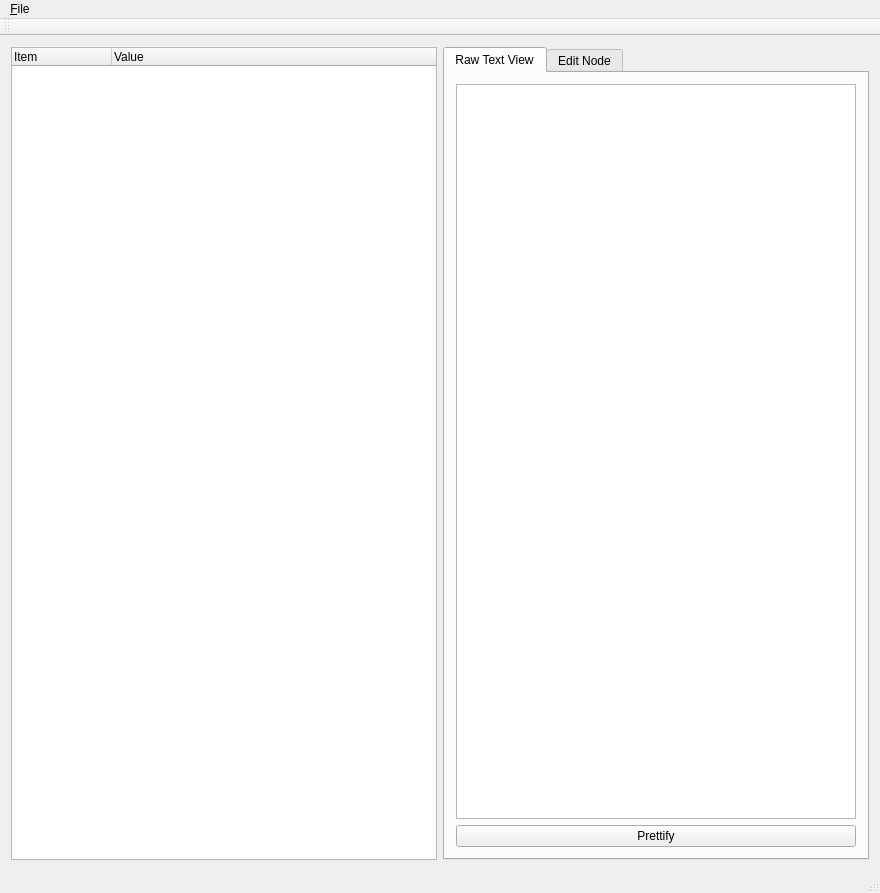
<?xml version="1.0" encoding="UTF-8"?>
<ui version="4.0">
 <class>MainWindow</class>
 <widget class="QMainWindow" name="MainWindow">
  <property name="geometry">
   <rect>
    <x>0</x>
    <y>0</y>
    <width>880</width>
    <height>686</height>
   </rect>
  </property>
  <property name="windowTitle">
   <string>MainWindow</string>
  </property>
  <widget class="QWidget" name="centralWidget">
   <layout class="QHBoxLayout" name="horizontalLayout">
    <item>
     <widget class="QTreeWidget" name="treeWidget">
      <property name="animated">
       <bool>false</bool>
      </property>
      <property name="columnCount">
       <number>2</number>
      </property>
      <column>
       <property name="text">
        <string>Item</string>
       </property>
      </column>
      <column>
       <property name="text">
        <string>Value</string>
       </property>
      </column>
     </widget>
    </item>
    <item>
     <widget class="QTabWidget" name="tabWidget">
      <property name="currentIndex">
       <number>0</number>
      </property>
      <widget class="QWidget" name="tab">
       <attribute name="title">
        <string>Raw Text View</string>
       </attribute>
       <layout class="QVBoxLayout" name="verticalLayout_2">
        <item>
         <widget class="QTextEdit" name="textEdit"/>
        </item>
        <item>
         <widget class="QPushButton" name="pushButton">
          <property name="text">
           <string>Prettify</string>
          </property>
         </widget>
        </item>
       </layout>
      </widget>
      <widget class="QWidget" name="tab_2">
       <attribute name="title">
        <string>Edit Node</string>
       </attribute>
       <layout class="QVBoxLayout" name="verticalLayout">
        <item>
         <widget class="QGroupBox" name="groupBox">
          <property name="sizePolicy">
           <sizepolicy hsizetype="Preferred" vsizetype="Fixed">
            <horstretch>0</horstretch>
            <verstretch>0</verstretch>
           </sizepolicy>
          </property>
          <property name="title">
           <string>Type</string>
          </property>
          <layout class="QVBoxLayout" name="verticalLayout_3">
           <property name="sizeConstraint">
            <enum>QLayout::SetDefaultConstraint</enum>
           </property>
           <item>
            <widget class="QComboBox" name="typeSelector">
             <item>
              <property name="text">
               <string>Bool</string>
              </property>
             </item>
             <item>
              <property name="text">
               <string>Double</string>
              </property>
             </item>
             <item>
              <property name="text">
               <string>String</string>
              </property>
             </item>
             <item>
              <property name="text">
               <string>Array</string>
              </property>
             </item>
             <item>
              <property name="text">
               <string>Object</string>
              </property>
             </item>
            </widget>
           </item>
          </layout>
         </widget>
        </item>
        <item>
         <widget class="QGroupBox" name="groupBox_2">
          <property name="sizePolicy">
           <sizepolicy hsizetype="Preferred" vsizetype="Minimum">
            <horstretch>0</horstretch>
            <verstretch>0</verstretch>
           </sizepolicy>
          </property>
          <property name="title">
           <string>Value</string>
          </property>
          <layout class="QVBoxLayout" name="verticalLayout_4">
           <item>
            <widget class="QTableWidget" name="objectTable">
             <property name="enabled">
              <bool>true</bool>
             </property>
             <property name="sizePolicy">
              <sizepolicy hsizetype="Expanding" vsizetype="MinimumExpanding">
               <horstretch>0</horstretch>
               <verstretch>0</verstretch>
              </sizepolicy>
             </property>
             <property name="visible">
              <bool>false</bool>
             </property>
             <attribute name="horizontalHeaderCascadingSectionResizes">
              <bool>false</bool>
             </attribute>
             <attribute name="horizontalHeaderDefaultSectionSize">
              <number>142</number>
             </attribute>
             <attribute name="horizontalHeaderShowSortIndicator" stdset="0">
              <bool>true</bool>
             </attribute>
             <attribute name="horizontalHeaderStretchLastSection">
              <bool>true</bool>
             </attribute>
             <attribute name="verticalHeaderDefaultSectionSize">
              <number>30</number>
             </attribute>
             <column>
              <property name="text">
               <string>Key</string>
              </property>
             </column>
             <column>
              <property name="text">
               <string>Value</string>
              </property>
             </column>
            </widget>
           </item>
           <item>
            <widget class="QListWidget" name="arrayList">
             <property name="sizePolicy">
              <sizepolicy hsizetype="Expanding" vsizetype="MinimumExpanding">
               <horstretch>0</horstretch>
               <verstretch>0</verstretch>
              </sizepolicy>
             </property>
             <property name="visible">
              <bool>false</bool>
             </property>
            </widget>
           </item>
           <item alignment="Qt::AlignTop">
            <widget class="QDoubleSpinBox" name="doubleValue">
             <property name="visible">
              <bool>false</bool>
             </property>
            </widget>
           </item>
           <item>
            <widget class="QPlainTextEdit" name="stringEdit">
             <property name="sizePolicy">
              <sizepolicy hsizetype="Expanding" vsizetype="MinimumExpanding">
               <horstretch>0</horstretch>
               <verstretch>0</verstretch>
              </sizepolicy>
             </property>
             <property name="visible">
              <bool>false</bool>
             </property>
            </widget>
           </item>
           <item alignment="Qt::AlignTop">
            <widget class="QRadioButton" name="boolButton">
             <property name="visible">
              <bool>false</bool>
             </property>
             <property name="text">
              <string>RadioButton</string>
             </property>
            </widget>
           </item>
          </layout>
         </widget>
        </item>
       </layout>
      </widget>
     </widget>
    </item>
   </layout>
  </widget>
  <widget class="QMenuBar" name="menuBar">
   <property name="geometry">
    <rect>
     <x>0</x>
     <y>0</y>
     <width>880</width>
     <height>22</height>
    </rect>
   </property>
   <widget class="QMenu" name="menuFile">
    <property name="title">
     <string>&amp;File</string>
    </property>
    <addaction name="actionNew_JSON_File"/>
    <addaction name="actionOpen_JSON_File"/>
    <addaction name="action_Save"/>
    <addaction name="actionSave_As"/>
    <addaction name="separator"/>
    <addaction name="actionExport"/>
    <addaction name="separator"/>
    <addaction name="actionQuit"/>
   </widget>
   <addaction name="menuFile"/>
  </widget>
  <widget class="QToolBar" name="mainToolBar">
   <attribute name="toolBarArea">
    <enum>TopToolBarArea</enum>
   </attribute>
   <attribute name="toolBarBreak">
    <bool>false</bool>
   </attribute>
  </widget>
  <widget class="QStatusBar" name="statusBar"/>
  <action name="actionNew_JSON_File">
   <property name="text">
    <string>&amp;New JSON File</string>
   </property>
  </action>
  <action name="actionOpen_JSON_File">
   <property name="text">
    <string>&amp;Open JSON File</string>
   </property>
  </action>
  <action name="action_Save">
   <property name="text">
    <string>&amp;Save...</string>
   </property>
  </action>
  <action name="actionExport">
   <property name="text">
    <string>&amp;Export...</string>
   </property>
  </action>
  <action name="actionSave_As">
   <property name="text">
    <string>Save &amp;As...</string>
   </property>
  </action>
  <action name="actionQuit">
   <property name="text">
    <string>&amp;Quit</string>
   </property>
  </action>
 </widget>
 <layoutdefault spacing="6" margin="11"/>
 <resources/>
 <connections/>
</ui>
